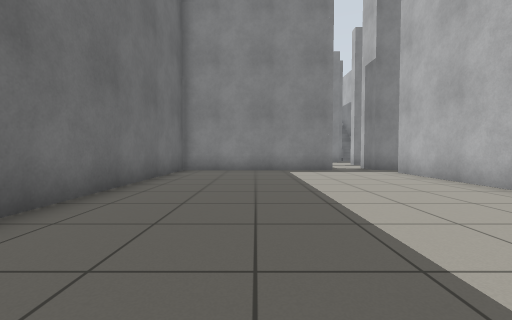
[1] (above)

22 first-person views from a walk through a Gazebo world. The camera is 0.72 m above the floor, tilts 2° down and sees 90° across. The floor is counted in squares, 1 m on a side. Each view is taken from the middle of a square. On the plan, view 1 faces up. The plan holds only what a view shows up to about 9 squares ahead; the rest is blank. The place goes on beyond the plan.

[2]
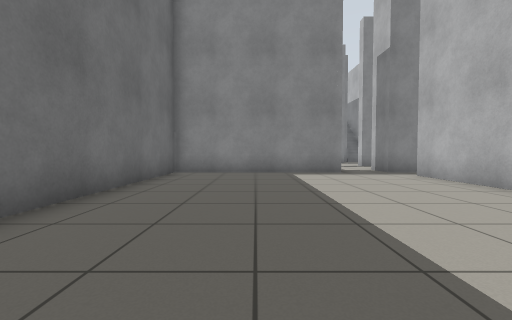

[3]
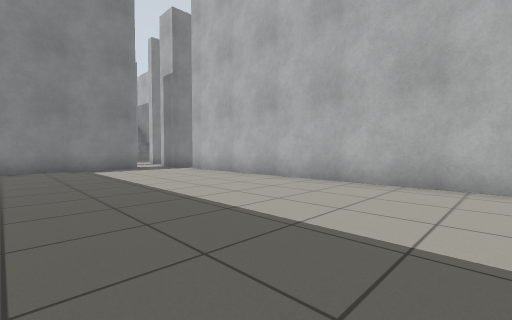

[4]
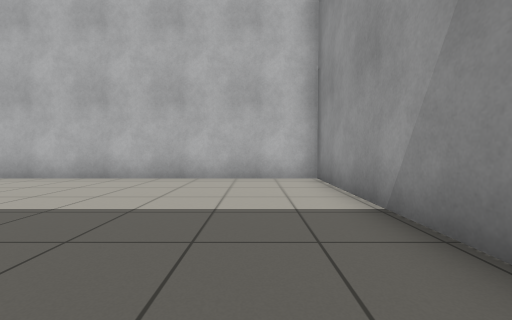

[5]
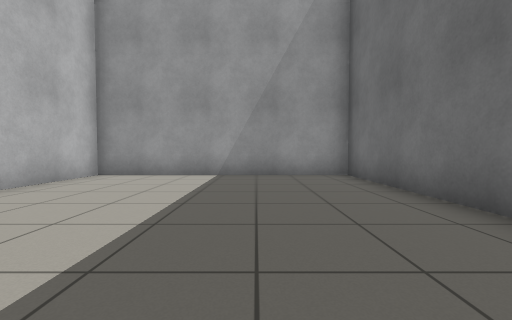

[6]
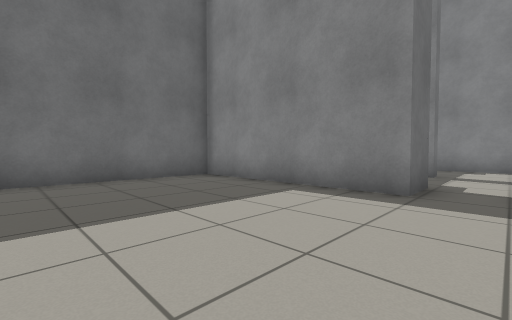

[7]
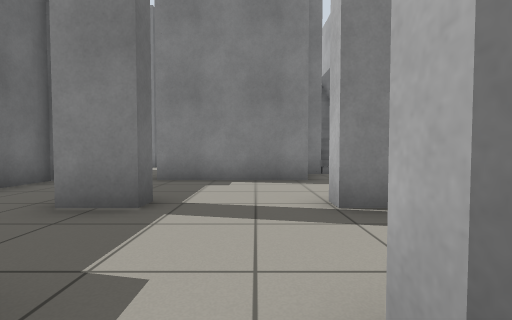

[8]
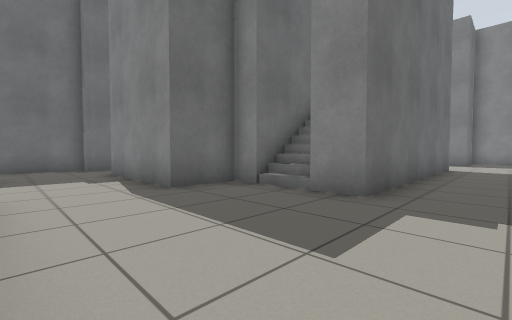

[9]
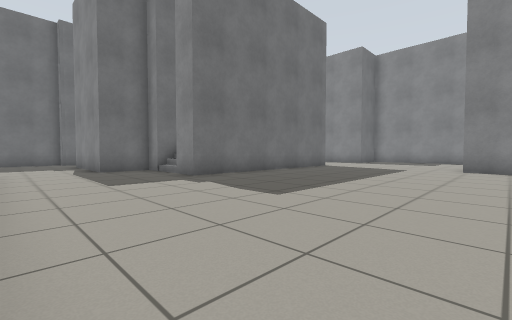

[10]
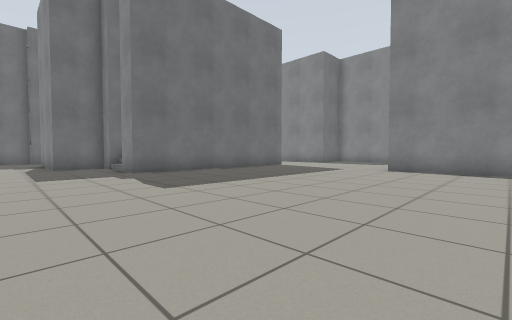

[11]
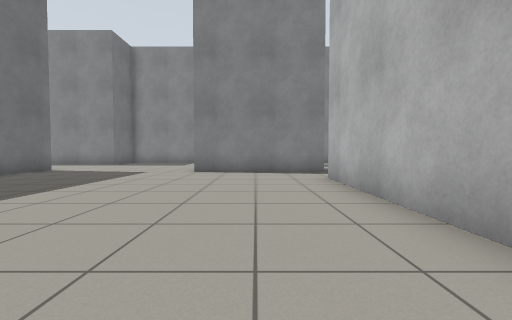

[12]
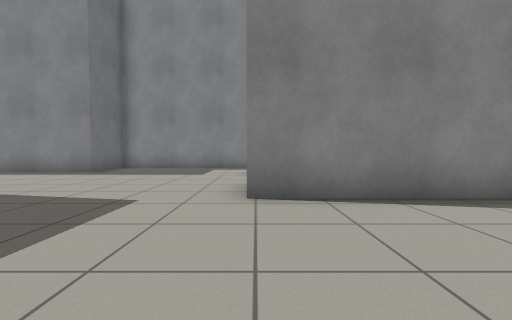

[13]
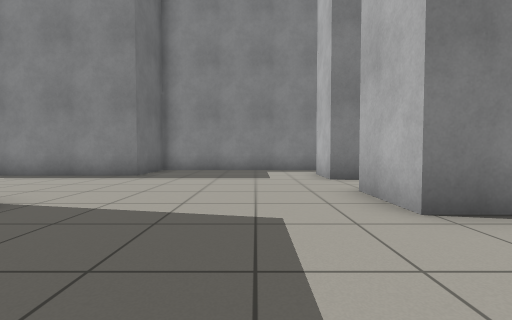

[14]
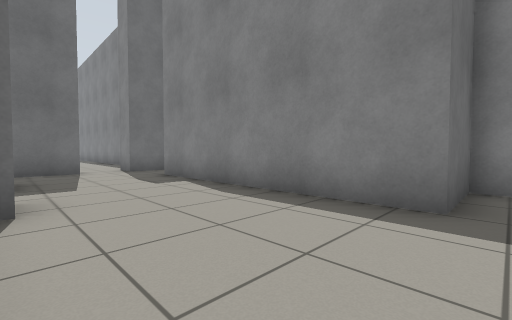

[15]
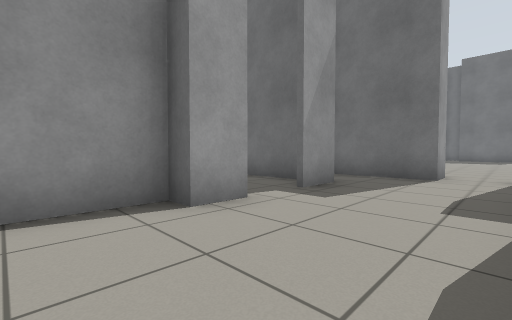

[16]
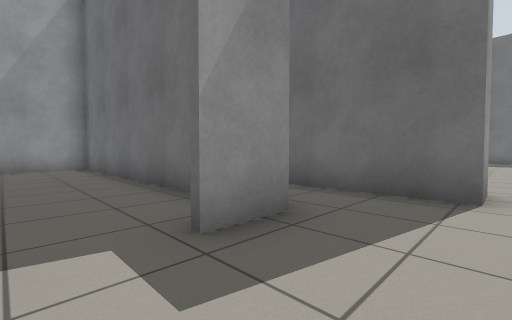

[17]
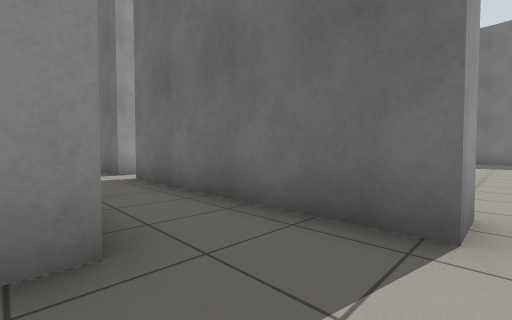

[18]
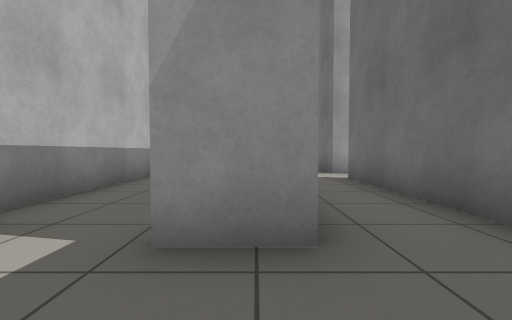

[19]
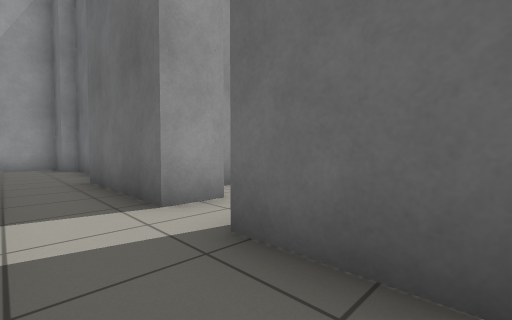

[20]
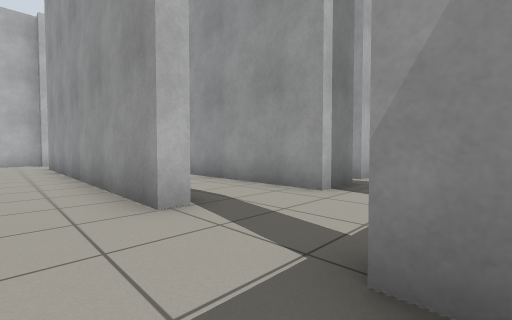

[21]
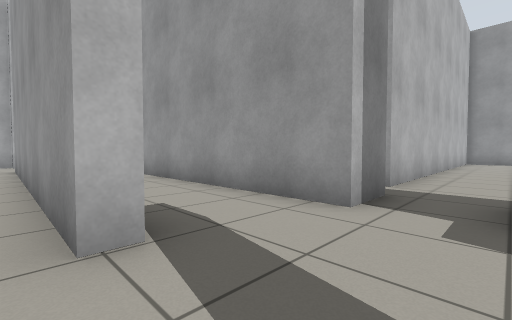

[22]
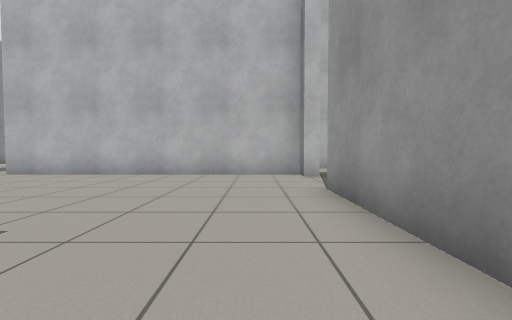

### Floor plan
Points are (right, up) in squares from view 1. A wall is a line through its corners. A room is listed if a view was taken in it or the views show most of it. See-through windows are left out.
Room 1 (views 1, 2, 3, 4, 5, 6, 7)
walls: (4.4, 9.6) (4.4, 10.8); (2.8, 10.9) (2.8, 9.6) (-2.7, 9.6) (-2.7, -3.6) (4.7, -3.6) (4.7, 8.5)
ways out: opening at (3.5, 10.5) to room 3; opening at (4, 9)
Room 2 (views 8, 9, 10, 11, 12, 13, 14, 15, 16, 17, 18, 22)
walls: (6, 20.1) (6, 18) (5.3, 18) (5.3, 16.4); (8.4, 25.3) (8.4, 18) (7.5, 18); (5, 20.4) (5, 25); (4.3, 26.1) (5.3, 26.1) (5.3, 25.5) (7.1, 25.5); (13.9, 28.5) (13.9, 30); (2.6, 16.5) (4, 16.5); (5, 13.6) (14.9, 13.6); (18.4, 24.9) (13.9, 24.9) (13.9, 26.6); (1.7, 25.3) (1.7, 17.5); (1.5, 26.1) (2.9, 26.1); (8.4, 31.5) (8.4, 29.5) (1.5, 29.5); (17.3, 13.1) (17.3, 13.6) (17.9, 13.6) (17.9, 22.7); (5.4, 10.8) (11.1, 10.8); (-1.5, 27.7) (-0.4, 27.7)
ways out: opening at (0.5, 26.5) to room 3; opening at (5, 13.7) to room 3; opening at (-1, 28.5); opening at (13, 28.7); opening at (18, 12.5); opening at (18, 23.5)
objects: stairs (7, 18) to (7, 20)
Room 3 (views 19, 20, 21)
walls: (-0.9, 16.1) (-0.9, 12.2); (-0.4, 19.9) (-0.4, 16.1); (1.9, 13.6) (2.5, 13.6) (2.5, 13.2) (1.4, 13.2); (5.3, 16.4) (1.5, 16.4); (-0.4, 12.2) (-0.4, 11.6); (5.8, 13.2) (5, 13.2) (5, 13.6); (0.4, 10.8) (1, 10.8); (4.4, 10.8) (5.4, 10.8); (-0.4, 27.7) (-0.4, 21.1)
ways out: opening at (3.5, 10.5) to room 1; opening at (0.5, 26.5) to room 2; opening at (5, 13.7) to room 2; gap at (-1, 20.5)

Where each view was taken, in squares from view 1:
view 1: 0 up, 0 right, facing up
view 2: 1 up, 0 right, facing up
view 3: 1 down, 1 left, facing up-right
view 4: 2 down, 2 left, facing right
view 5: 4 up, 0 right, facing down
view 6: 5 up, 4 right, facing up-left
view 7: 10 up, 4 right, facing up
view 8: 14 up, 10 right, facing up-left
view 9: 14 up, 15 right, facing up-left
view 10: 15 up, 17 right, facing up-left
view 11: 16 up, 16 right, facing up
view 12: 21 up, 14 right, facing up
view 13: 22 up, 12 right, facing up
view 14: 26 up, 9 right, facing up-left
view 15: 29 up, 7 right, facing down-left
view 16: 28 up, 4 right, facing down-left
view 17: 28 up, 2 right, facing down-left
view 18: 28 up, 2 right, facing down
view 19: 23 up, 1 right, facing down-left
view 20: 15 up, 2 right, facing down-right
view 21: 14 up, 3 right, facing down-right
view 22: 15 up, 10 right, facing right
